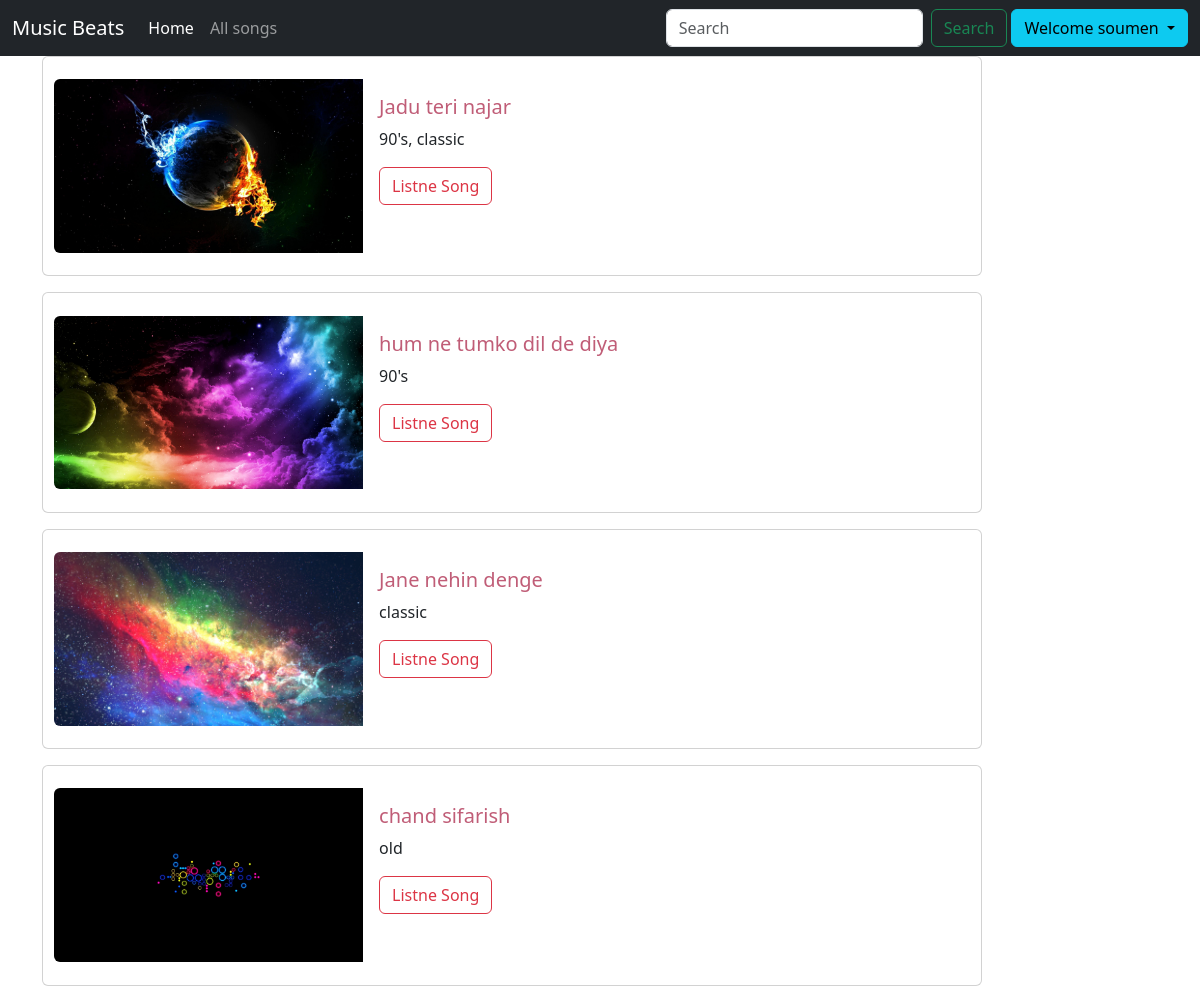
Before: /songs/ (signed in) with the older database file.
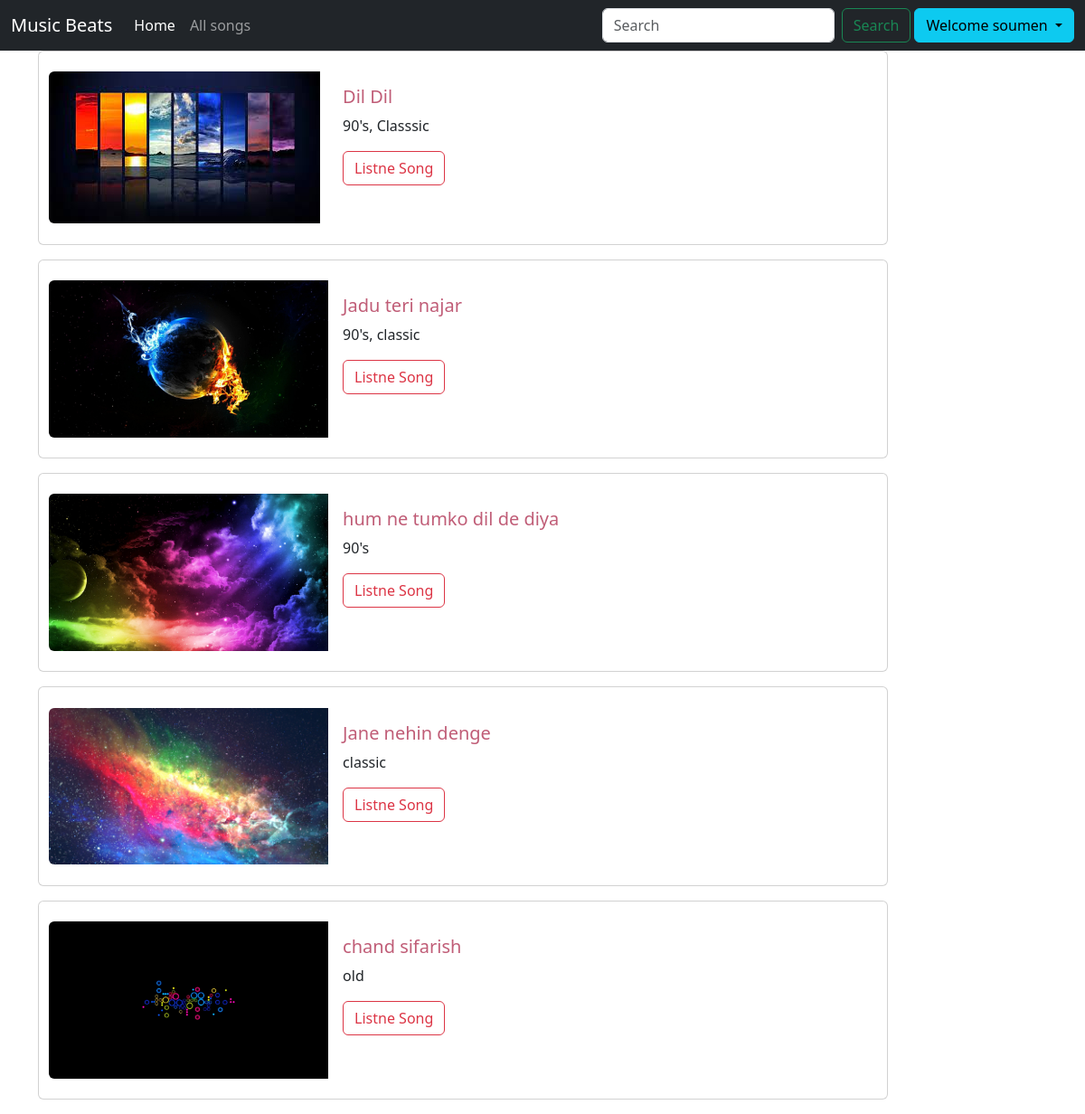
After: the same page with the newer database file.
### musicbeats/models.py (models this page shows, shortened)
class Song(models.Model):
    song_id=models.AutoField(primary_key=True)
    name=models.CharField(max_length=2000)
    singer=models.CharField(max_length=2000)
    tags= models.CharField(max_length=100)
    image= models.ImageField(upload_to="Documents/images")
    song= models.FileField(upload_to="Documents/songs")
    movie=models.CharField( max_length=100, default='unknown')
    credit=models.CharField( max_length=5000, default='No one')

### musicbeats/views.py (the view)
# urls.py: path('songs/', views.songs, name='songs'),
@login_required(login_url='login')
def songs(request):
    context={}
    song= Song.objects.all()
    context['songs']=song
    return render(request, 'songs.html',context)

### musicbeats/templates/songs.html (shortened to what this page needs)
{% extends "base.html" %}
{% load static %}
{% block content %}
    <div class="container">
        {% for song in songs reversed %}
        <div class="card mb-3" style="max-width: 940px; padding-top:2%; padding-bottom:2%; padding-left:1%">
            <div class="row g-0">
            <div class="col-md-4">
                <img src="{% static song.image %}" class="img-fluid rounded-start" alt="...">
            </div>
            <div class="col-md-8">
                <div class="card-body">
                    <h5 class="card-title" style="color:#c05d77">{{song.name}}</h5>
                    <p class="card-text">{{song.tags}}</p>
                    <a href="{% url "listne_song" song.song_id %}"><button class="btn btn-outline-danger">Listne Song</button></a>
                </div>
            </div>
            </div>
        </div>
        {% endfor %}
    </div>
{% endblock content %}

Changed rows visible on the page:
added Song: image (picture), name "Dil Dil", tags "90's, Classsic"
